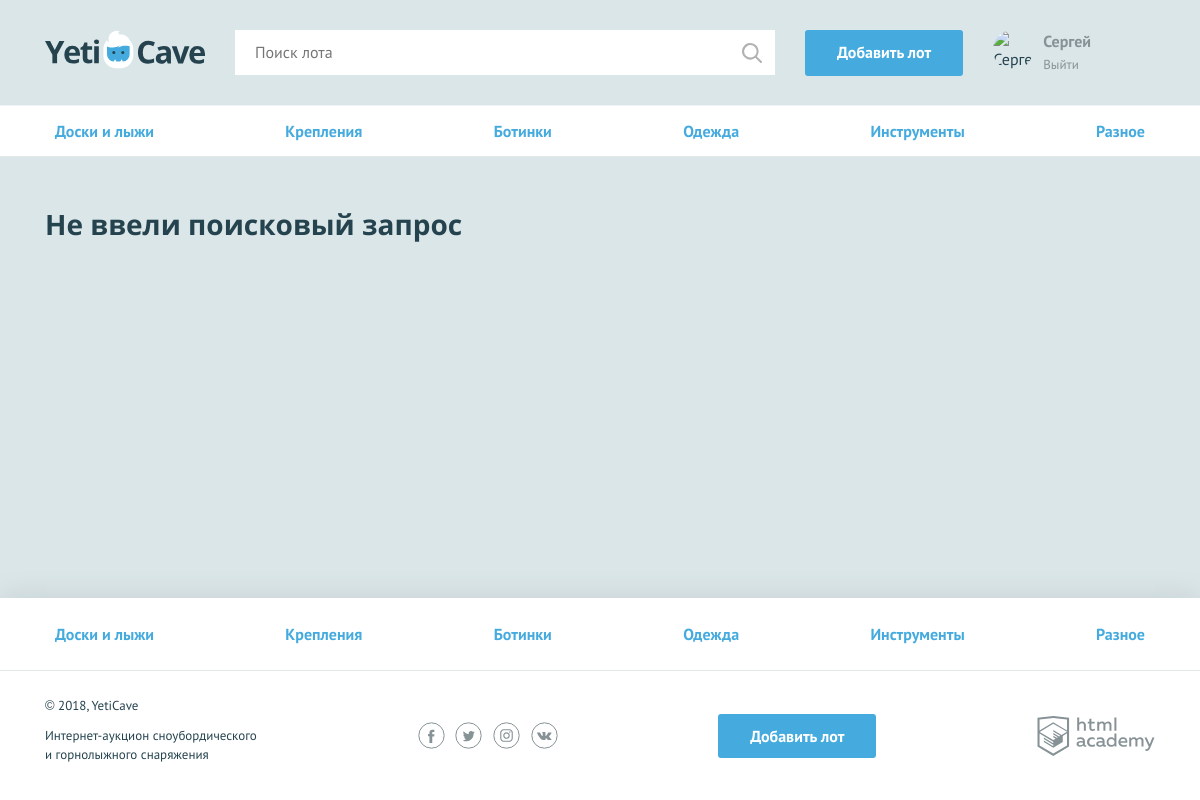
Screenshot of /search.php (signed in) with the database file from the repository.
### tables this page shows
CREATE TABLE categories (
  id INT AUTO_INCREMENT PRIMARY KEY,
  category_name CHAR(64),
  class_name CHAR(64)
);

### functions.php (called while the page is built, shortened)
<?php
    $categories_sql = 'SELECT id, category_name, class_name FROM categories';
    function include_template($name, $data) {
        $name = 'templates/' . $name;
        extract($data);
        require $name;
        $result = ob_get_clean();
        return $result;
    }
    function get_link_db($link, $sql) {
        if (!$link) {
            $error = mysqli_connect_error();
            show_error($content, $error);
        } else {
            $result = mysqli_query($link, $sql);
            if (!$result) {
                $error = mysqli_error($link);
                show_error($content, $error);
            } else {
                return $result;
            }
        }
    }
    function get_data_db($link, $sql, $flag) {
        $link_result = get_link_db($link, $sql);
        if ($link_result) {
            if ($flag == 'list') {
                return $list = mysqli_fetch_all($link_result, MYSQLI_ASSOC);
            }
        }
    }

### templates/layout.php (the view, shortened to what this page needs)
<!DOCTYPE html>
<html lang="ru">
<head>
    <link href="css/normalize.min.css" rel="stylesheet">
    <link href="css/style.css" rel="stylesheet">
</head>
<body>
<div class="page-wrapper">
    <header class="main-header">
        <div class="main-header__container container">
            <a class="main-header__logo">
                <img src="img/logo.svg" width="160" height="39" alt="Логотип компании YetiCave">
            </a>
            <form class="main-header__search" method="get" action="search.php">
                <input type="search" name="search" placeholder="Поиск лота">
                <input class="main-header__search-btn" type="submit" name="find" value="Найти">
            </form>
            <?php if (isset($_SESSION['user'])): ?>
            <a class="main-header__add-lot button" href="add.php">Добавить лот</a>
            <?php endif;?>
            <nav class="user-menu">
                <?php if (isset($_SESSION['user'])): ?>
                        <div class="user-menu__image">
                            <img src="img/<?=$_SESSION['user']['avatar']; ?>" width="40" height="40" alt="<?=strip_tags($_SESSION['user']['user_name']); ?>">
                        </div>
                        <div class="user-menu__logged">
                            <p><?=strip_tags($_SESSION['user']['user_name']); ?></p>
                            <a href="logout.php">Выйти</a>
                        </div>
                    <?php endif;?>
            </nav>
        </div>
    </header>
    <main class="<?php echo ($_SERVER['REQUEST_URI'] == '/') ? 'container' : '' ?>"><?=$content; ?></main>
</div>
<footer class="main-footer">
    <nav class="nav">
        <ul class="nav__list container">
            <?php foreach ($categories_list as $key): ?>
                <li class="nav__item">
                    <a href="all-lots.php?category=<?=$key['id']; ?>"><?=$key['category_name']; ?></a>
                </li>
            <?php endforeach; ?>
        </ul>
    </nav>
    <div class="main-footer__bottom container">
        <div class="main-footer__copyright">
            <p>© 2018, YetiCave</p>
            <p>Интернет-аукцион сноубордического и горнолыжного снаряжения</p>
        </div>
        <div class="main-footer__social social">
            <a class="social__link social__link--facebook" href="#">
            </a>
            <a class="social__link social__link--twitter" href="#">
            </a>
            <a class="social__link social__link--instagram" href="#">
            </a>
            <a class="social__link social__link--vkontakte" href="#">
            </a>
        </div>
        <?php if (isset($_SESSION['user'])): ?>
        <a class="main-footer__add-lot button" href="add.php">Добавить лот</a>
        <?php endif; ?>
        <div class="main-footer__developed-by">
            <a class="logo-academy" href="https://htmlacademy.ru/intensive/php">
            </a>
        </div>
    </div>
</footer>
</body>
</html>

### templates/top-nav.php
<nav class="nav">
    <ul class="nav__list container">
        <?php foreach ($categories_list as $key): ?>
            <li class="nav__item">
                <a href="all-lots.php?category=<?=$key['id']; ?>"><?= $key['category_name']; ?></a>
            </li>
        <?php endforeach; ?>
    </ul>
</nav>

### css/style.css (style rules this page uses)
html, body { height: 100%; }
.page-wrapper { display: flex; flex-direction: column; min-height: 100%; margin-bottom: -202px; }
.page-wrapper::after { content: ""; display: block; }
.page-wrapper::after { height: 85px; }
main { margin-bottom: 202px; }
body { min-width: 1140px; background-color: #dbe6e9; font-family: "PT Sans", sans-serif; font-weight: 400; font-size: 16px; line-height: 26px; color: #25434e; }
a { text-decoration: none; }
.container { width: 1110px; margin: 0 auto; padding: 0 15px; }
.button { display: block; padding: 9px 32px; background-color: #45abde; color: #ffffff; text-align: center; font-weight: 700; border: none; border-radius: 3px; }
.main-header { padding: 30px 0 29px; border-bottom: 1px solid rgba(255, 255, 255, 0.5); }
.main-header__container { display: -webkit-flex; display: -ms-flexbox; display: flex; -webkit-justify-content: flex-start; -ms-flex-pack: start; justify-content: flex-start; }
.main-header__logo { display: block; margin-right: 30px; }
.main-header__search { position: relative; width: 540px; margin-right: 30px; }
.main-header__search input[type="search"] { width: 100%; padding: 8px 19px 9px 19px; border: 1px solid #ffffff; }
.main-header__search-btn { content: ""; position: absolute; top: 3px; right: 3px; width: 20px; height: 20px; padding: 20px; background: url("../img/search.svg") center no-repeat; opacity: 0.3; border: 0; font-size: 0; }
.main-header__add-lot { max-width: 160px; margin-right: 30px; }
.user-menu { display: -webkit-flex; display: -ms-flexbox; display: flex; }
.user-menu__image { width: 40px; height: 40px; margin-right: 10px; border-radius: 50%; overflow: hidden; }
.user-menu__image img { width: 100%; height: 100%; }
.user-menu__logged { color: #879296; line-height: 22px; }
.user-menu__logged p { font-weight: 700; margin: 0; }
.user-menu__logged a { color: #879296; font-size: 13px; font-weight: 400; }
.main-footer { background-color: #ffffff; box-shadow: 0 0 30px 0 rgba(0, 0, 0, 0.1); }
.main-footer__bottom { display: -webkit-flex; display: -ms-flexbox; display: flex; -webkit-justify-content: space-between; -ms-flex-pack: justify; justify-content: space-between; -webkit-align-items: center; -ms-flex-align: center; align-items: center; padding: 25px 0; }
.main-footer__copyright { max-width: 212px; }
.main-footer__copyright p { margin: 0; margin-bottom: 11px; font-size: 13px; line-height: 19px; }
.main-footer__social { width: 140px; }
.social { display: -webkit-flex; display: -ms-flexbox; display: flex; -webkit-justify-content: space-between; -ms-flex-pack: justify; justify-content: space-between; -webkit-flex-wrap: wrap; -ms-flex-wrap: wrap; flex-wrap: wrap; }
.social__link { width: 27px; height: 27px; }
.logo-academy { display: block; width: 118px; height: 40px; }
.nav { background-color: #ffffff; border-bottom: 1px solid #e1e6e7; }
.nav__list { display: -webkit-flex; display: -ms-flexbox; display: flex; -webkit-justify-content: space-between; -ms-flex-pack: justify; justify-content: space-between; -webkit-flex-wrap: wrap; -ms-flex-wrap: wrap; flex-wrap: wrap; list-style: none; }
.nav__item a { position: relative; display: block; padding: 12px 10px; font-weight: 700; color: #45abde; }
.nav__item a::before { content: ""; display: none; position: absolute; bottom: 0; width: calc(100% - 20px); height: 3px; background-color: #e2e5e6; }
.main-footer .nav__item a { padding: 23px 10px; }

### rows the page displays
categories: category_name "Доски и лыжи"
categories: category_name "Крепления"
categories: category_name "Ботинки"
categories: category_name "Одежда"
categories: category_name "Инструменты"
categories: category_name "Разное"

### other values shown
strip_tags($_SESSION['user']['user_name']) "Сергей"
$error "Не ввели поисковый запрос"
